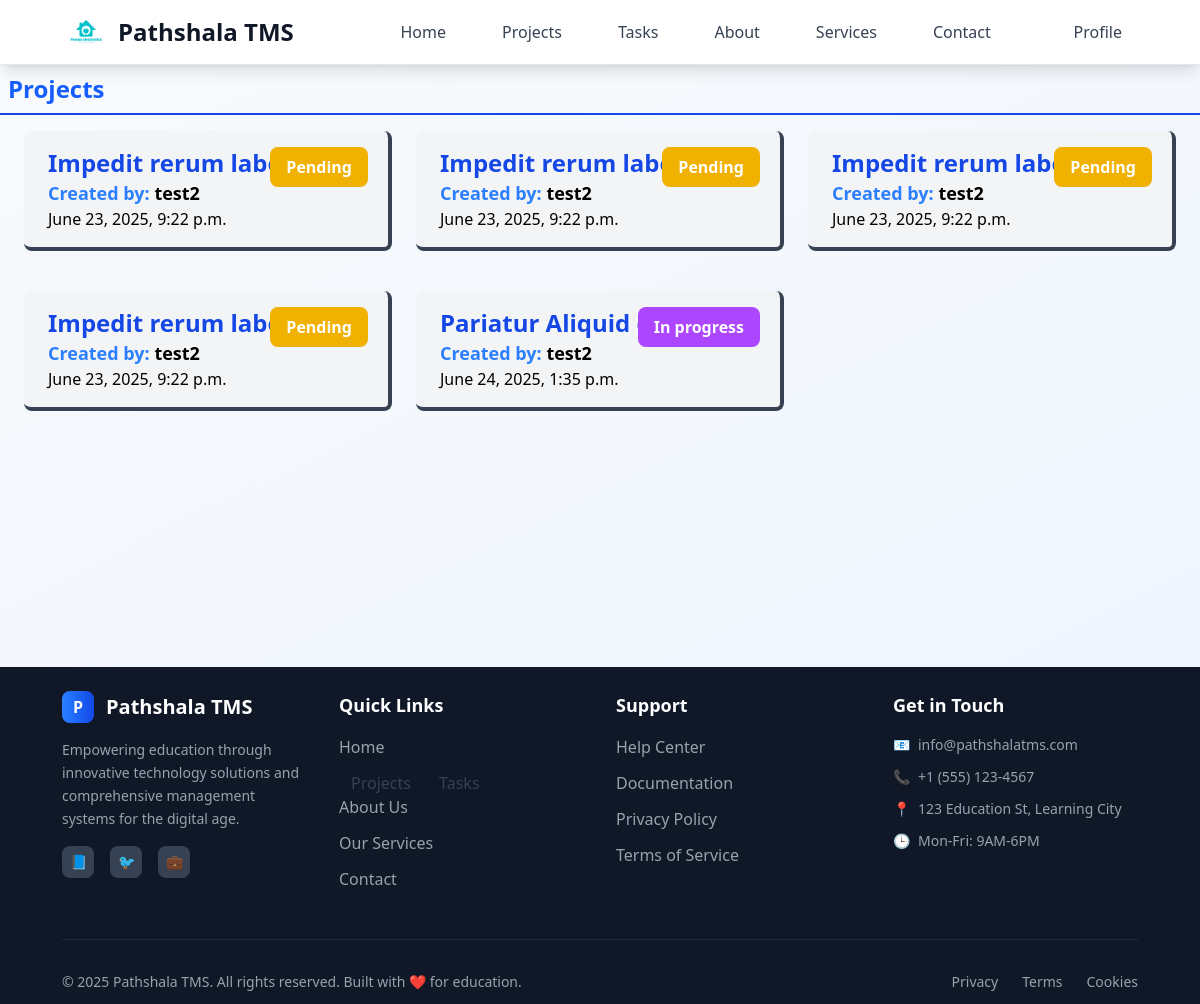
The app's page /employee/projects (signed in), older data.
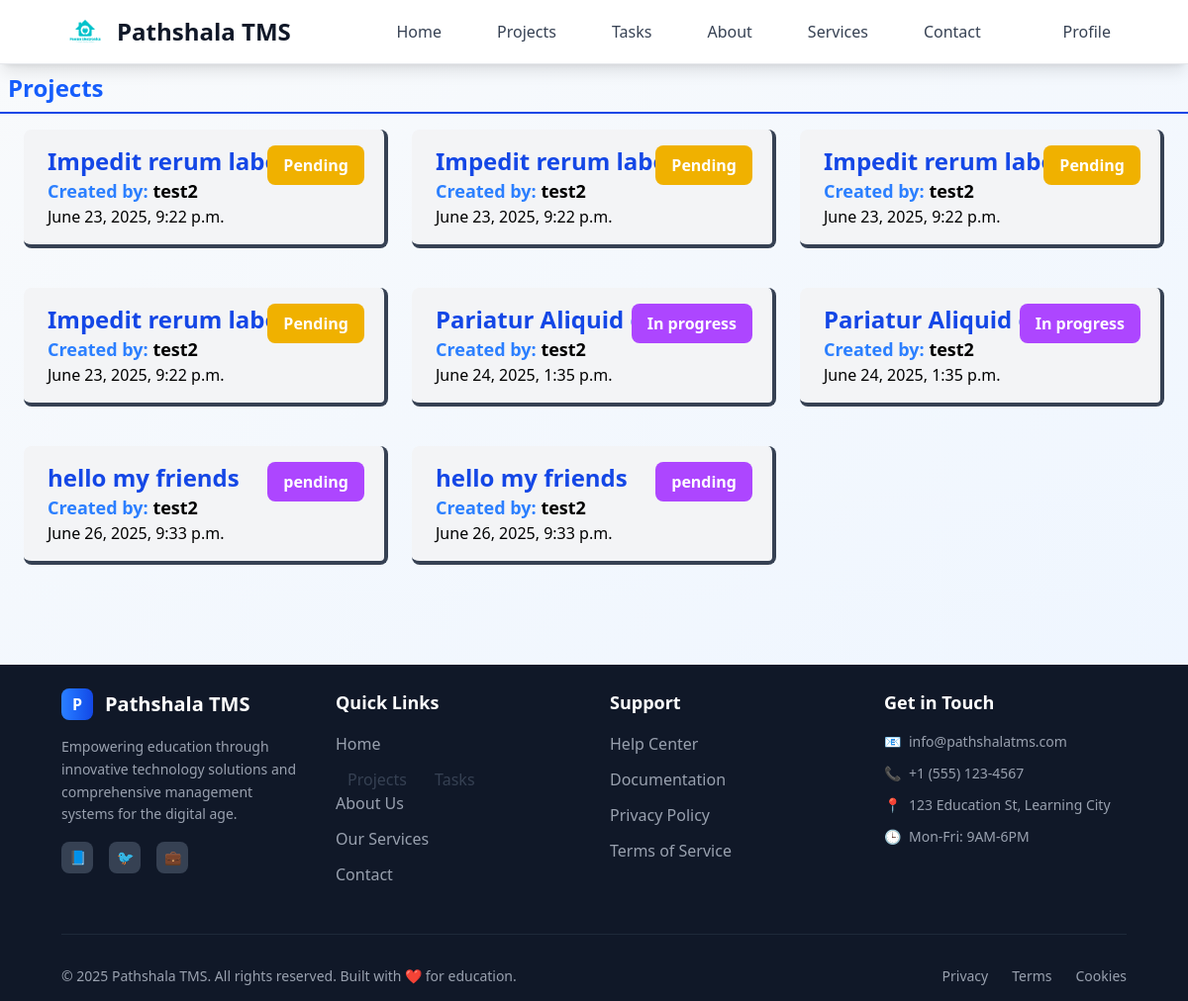
The same page, newer data.
### tasks/models.py (models this page shows)
class Task(models.Model):
    class StatusOptions(models.TextChoices):
        PENDING = "Pending", "Pending"
        IN_PROGRESS = "In Progress", "In Progress"
        COMPLETED = "Completed", "Completed"
        CANCELED = "Canceled", "Canceled"
    class TaskPriorityOPtion(models.TextChoices):
        LOW="Low",'Low'
        MEDIUM="Medium",'Medium'
        HIGH="High",'High'
    title = models.CharField(max_length=30)
    description = models.TextField(null=True, blank=True)
    user = models.ForeignKey(User, on_delete=models.CASCADE, related_name="tasks")
    project = models.ForeignKey(Project, on_delete=models.CASCADE)
    assigned_user = models.ForeignKey( User, on_delete=models.SET_NULL, related_name="assigned_tasks", null=True, blank=True)
    status = models.CharField(choices=StatusOptions, default=StatusOptions.PENDING)
    priority=models.CharField(choices=TaskPriorityOPtion,default=TaskPriorityOPtion.LOW)
    deadline=models.DateField( null=True, blank=True)
    created_at = models.DateTimeField(auto_now_add=True, editable=False)
    updated_at = models.DateTimeField(auto_now=True, editable=False)
    attachment = models.FileField(blank=True, null=True, upload_to=attachment_path)

### projects/models.py (models this page shows, shortened)
class Project(models.Model):
    class StatusOption(models.TextChoices):
        PENDING="Pending","Pending"
        IN_PROGRESS= "In progress","In progress"
        COMPLETED="Completed","completed"
        CANCELED= "Canceled","canceled"
    title=models.CharField(max_length=25)
    description=models.TextField( max_length=50 ,blank=True )
    user=models.ForeignKey(User,on_delete=models.CASCADE)
    created_at=models.DateTimeField( editable=False, auto_now_add=True)
    status=models.CharField(choices=StatusOption,default=StatusOption.PENDING)
    update_at=models.DateTimeField( auto_now=True, null=True, blank=True,editable=False)

### projects/views.py (the view)
# urls.py: path('projects',employeeProjects),
@login_required(login_url="/login")
def employeeProjects(request):
    user=request.user
    if user.profile.role=="employee":
        tasks=Task.objects.filter(assigned_user=user)
        return render(request,"pages/employee/project/project_page.html",{"tasks":tasks})
    else:
        redirect('/employer/projects')

### templates/pages/employee/project/project_page.html (shortened to what this page needs)
{% extends 'layouts/main.html' %} {% block content %}
<div class="flex flex-col">
  <div class="flex p-2 mb-2 justify-between border-b-2 border-blue-700">
    <h1 class="text-blue-600 text-center text-2xl font-bold">Projects</h1>
  </div>
  {%if tasks%}
  <div class="grid grid-cols-1 md:grid-cols-2 lg:grid-cols-3 gap-6 mx-6">
    {% for task in tasks %}
    <a href="/employee/project-details/{{task.project.id}}">
      <div
        class="relative bg-gray-100 hover:bg-gray-200 hover:scale-[102%] transition:ease-in-out duration-300 border-b-4 border-r-4 border-gray-700 rounded-lg py-4 px-6 my-2"
      >
        <div>
          <div class="text-2xl font-bold text-blue-700">
            {{ task.project.title }}
          </div>
        </div>
        <span
          class="{% if task.project.status == 'Canceled' %} bg-red-500 {% elif task.project.status == 'Completed' %}bg-green-500 {% elif task.project.status == 'Pending' %}bg-yellow-500 {% elif task.project.status == 'In Progress' %}bg-blue-500 {% else %}bg-purple-500 {% endif %} absolute top-0 right-5 z-5 px-4 py-2 rounded-lg text-white font-bold my-4"
        >
          {{ task.project.status }}
        </span>
        <div class="text-lg font-semibold">
          <span class="text-blue-500">Created by: </span>{{ task.project.user }}
        </div>
        <div>{{ task.project.created_at }}</div>
      </div>
    </a>
    {% endfor %}
  </div>
  {%endif%}
</div>
{% endblock %}

Row changes from the older to the newer data that the page shows:
added Task: project "Pariatur Aliquid qu", project.status "In progress", project.user "test2", project.created_at "June 24, 2025, 1:35 p.m."
added Task: project "hello my friends", project.status "pending", project.user "test2", project.created_at "June 26, 2025, 9:33 p.m."
added Task: project "hello my friends", project.status "pending", project.user "test2", project.created_at "June 26, 2025, 9:33 p.m."
